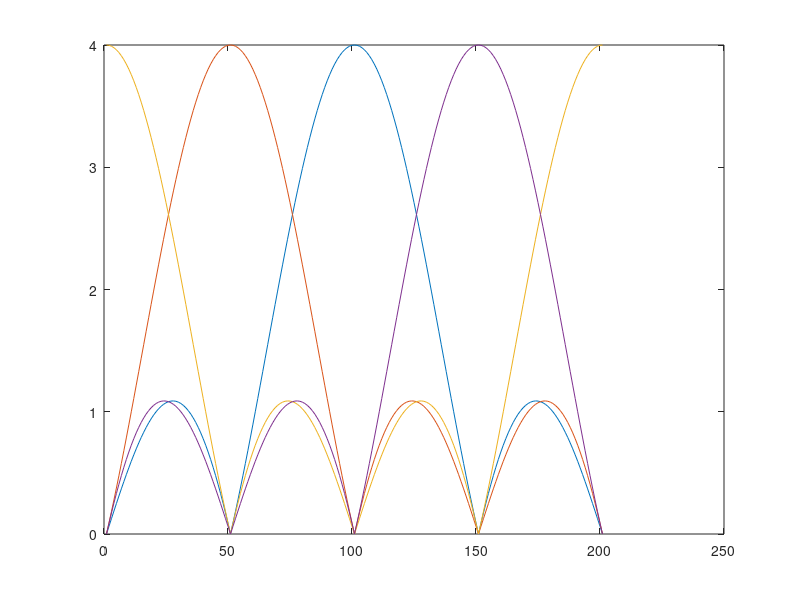

Reproduce this figure in MATLAB.
clc;
clear all
len=4;
h0=ones(1, len)
for k=1:len
    for n=1:len
        h(k,n)=exp(-1i*2*pi*(k-1)*(n-1)/len)*h0(n);
    end
end
disp(h)

w=-pi:pi/100:pi;
for i=1:len
    for k=1:length(w)
        sum=0;
        for n=1: length(h)
            sum=sum+h(i,n)*exp(-1i*w(k)*(n));
        end
        H_T(k)=sum;
    end
    plot(abs(H_T))
    hold on
end
